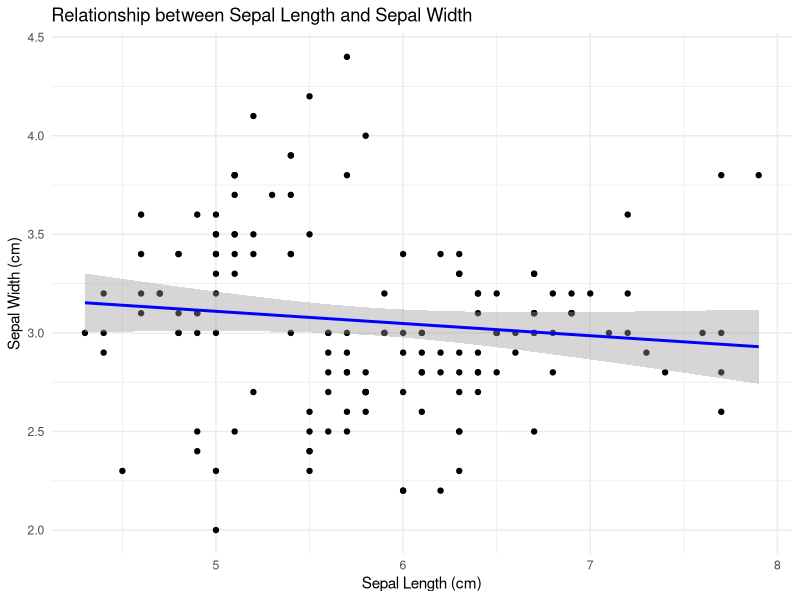

Reproduce this figure in R.
## ---- chunk 1
# Import necessary libraries
library(ggplot2)
library(dplyr)

# Load the iris dataset
data("iris")

# Display the first few rows of the dataset
head(iris)

# Calculate and print summary statistics for Sepal Length and Sepal Width
summary_stats <- iris %>%
  summarize(
    min_sepal_length = min(Sepal.Length),
    max_sepal_length = max(Sepal.Length),
    mean_sepal_length = mean(Sepal.Length),
    median_sepal_length = median(Sepal.Length),
    first_quartile_sepal_length = quantile(Sepal.Length, 0.25),
    third_quartile_sepal_length = quantile(Sepal.Length, 0.75),
    min_sepal_width = min(Sepal.Width),
    max_sepal_width = max(Sepal.Width),
    mean_sepal_width = mean(Sepal.Width),
    median_sepal_width = median(Sepal.Width),
    first_quartile_sepal_width = quantile(Sepal.Width, 0.25),
    third_quartile_sepal_width = quantile(Sepal.Width, 0.75)
  )

print("Summary Statistics:")
print(summary_stats)

# Create a scatter plot of Sepal Length vs Sepal Width with a regression line
ggplot(iris, aes(x = Sepal.Length, y = Sepal.Width)) +
  geom_point() +
  geom_smooth(method = "lm", col = "blue") +
  labs(
    title = "Relationship between Sepal Length and Sepal Width",
    x = "Sepal Length (cm)",
    y = "Sepal Width (cm)"
  ) +
  theme_minimal()

# Calculate and display the correlation between Sepal Length and Sepal Width
correlation <- cor(iris$Sepal.Length, iris$Sepal.Width)
print(paste("Correlation between Sepal Length and Sepal Width:", correlation))

# Interpret the results
cat("Interpretation:\n")
cat("The summary statistics indicate that Sepal Length ranges from", summary_stats$min_sepal_length, "to", summary_stats$max_sepal_length, 
    "with an average of", round(summary_stats$mean_sepal_length, 2), "cm. Sepal Width ranges from", 
    summary_stats$min_sepal_width, "to", summary_stats$max_sepal_width, "with an average of", round(summary_stats$mean_sepal_width, 2), "cm.\n")
cat("The scatter plot with a regression line shows a weak negative correlation between Sepal Length and Sepal Width,",
    "suggesting that as Sepal Length increases, Sepal Width slightly decreases.\n")
cat("This is supported by the correlation coefficient of", round(correlation, 2), "indicating a weak negative correlation.\n")
